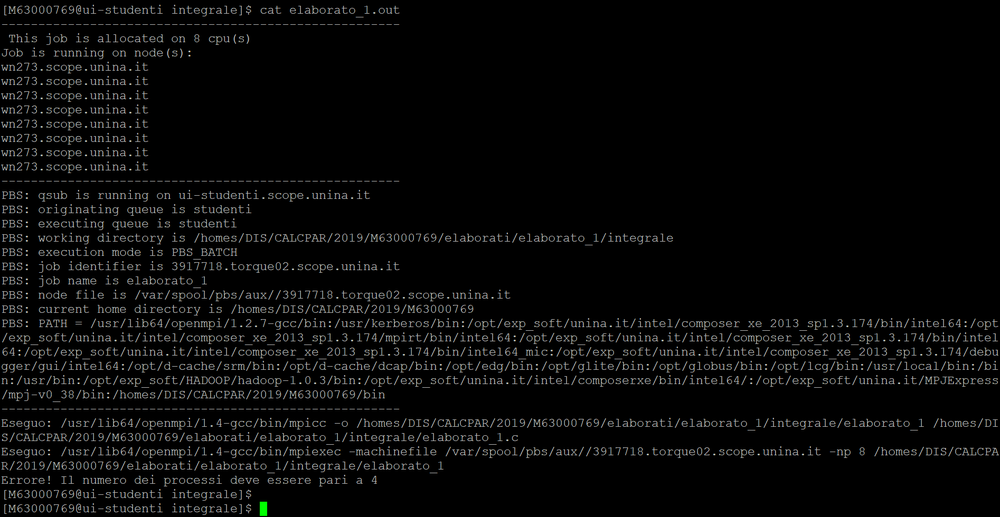
%> input picture elaborato_1/DA CONSEGNARE/Elaborato_1_Maione_LoBrutto/integrale/errore_nprocs.PNG, 1000 x 517 px, shrunk from 1894 x 980 before the run
$ octave errori.m   (GNU Octave 9; MATLAB toolbox functions it lacks are replaced by stand-ins)
%> lines starting %> are read from the running program, lines starting %| are printed output that depends on the picture
%% Esempi di errore

figure(1)
img_nprocs = imread('errore_nprocs.png');
%> img_nprocs is the input picture: size 517x1000x3 uint8; mean R, G, B 8.5, 8.7, 8.5
image(img_nprocs)
title('Errore: numero di processori diverso da quello specificato');

figure(2)
img_dim_neg = imread('errore_numIntervalli_negativo.png');
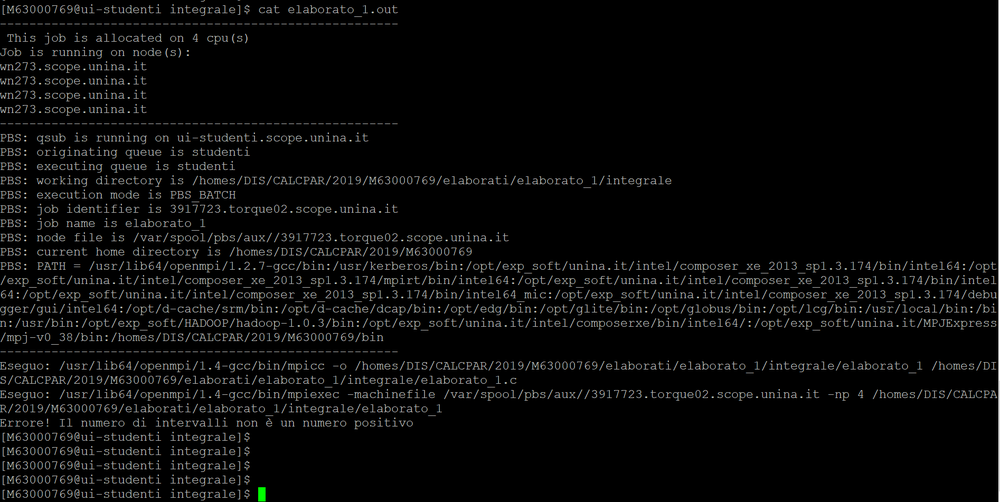
%> input picture elaborato_1/DA CONSEGNARE/Elaborato_1_Maione_LoBrutto/integrale/errore_numIntervalli_negativo.PNG, 1000 x 502 px, shrunk from 1894 x 951 before the run
%> img_dim_neg is the input picture: size 502x1000x3 uint8; mean R, G, B 9.3, 9.5, 9.3
image(img_dim_neg)
title('Errore: numero di intervalli non è positivo');

figure(3)
img_dim_nprocs = imread('errore_bMinoreDia.png');
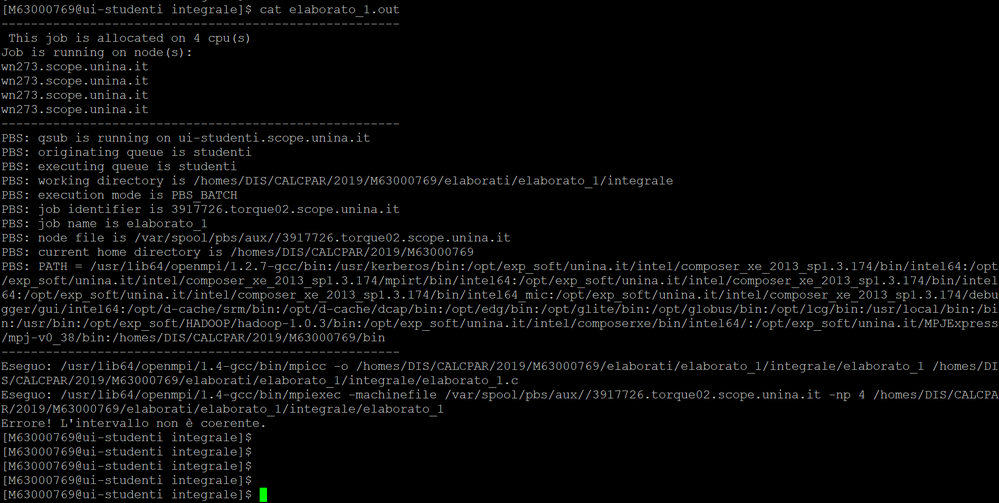
%> input picture elaborato_1/DA CONSEGNARE/Elaborato_1_Maione_LoBrutto/integrale/errore_bMinoreDia.PNG, 999 x 503 px, shrunk from 1893 x 952 before the run
%> img_dim_nprocs is the input picture: size 503x999x3 uint8; mean R, G, B 8.8, 9, 8.9
image(img_dim_nprocs)
title('Errore: intervallo [a,b] non coerente');

figure(4)
img_dim_diverse = imread('errore_Intevalli_minore_Nprocs.png');
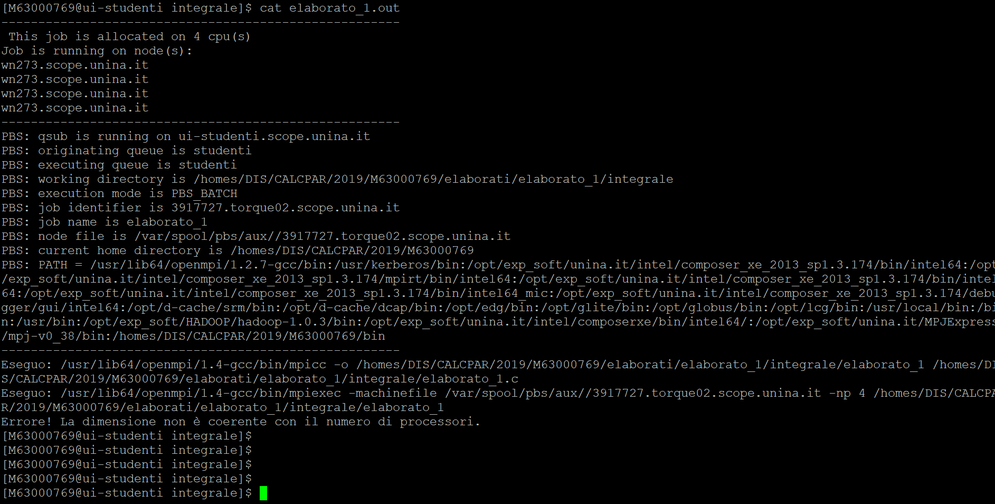
%> input picture elaborato_1/DA CONSEGNARE/Elaborato_1_Maione_LoBrutto/integrale/errore_Intevalli_minore_Nprocs.PNG, 995 x 504 px, shrunk from 1885 x 954 before the run
%> img_dim_diverse is the input picture: size 504x995x3 uint8; mean R, G, B 8.9, 9.1, 9
image(img_dim_diverse)
title('Errore: numero di intervalli è minore del numero di processori');
